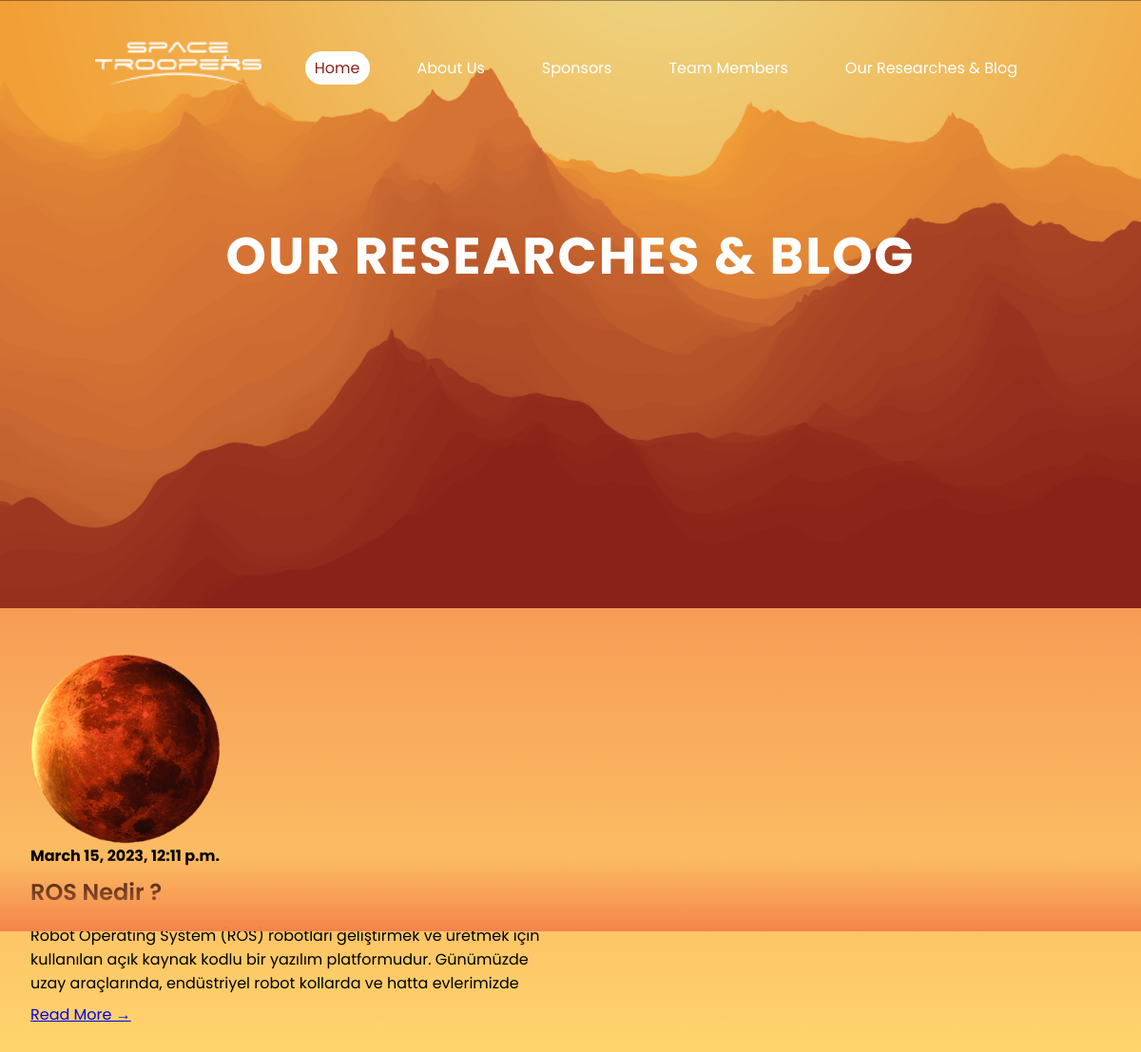
Before: /post with the older database file.
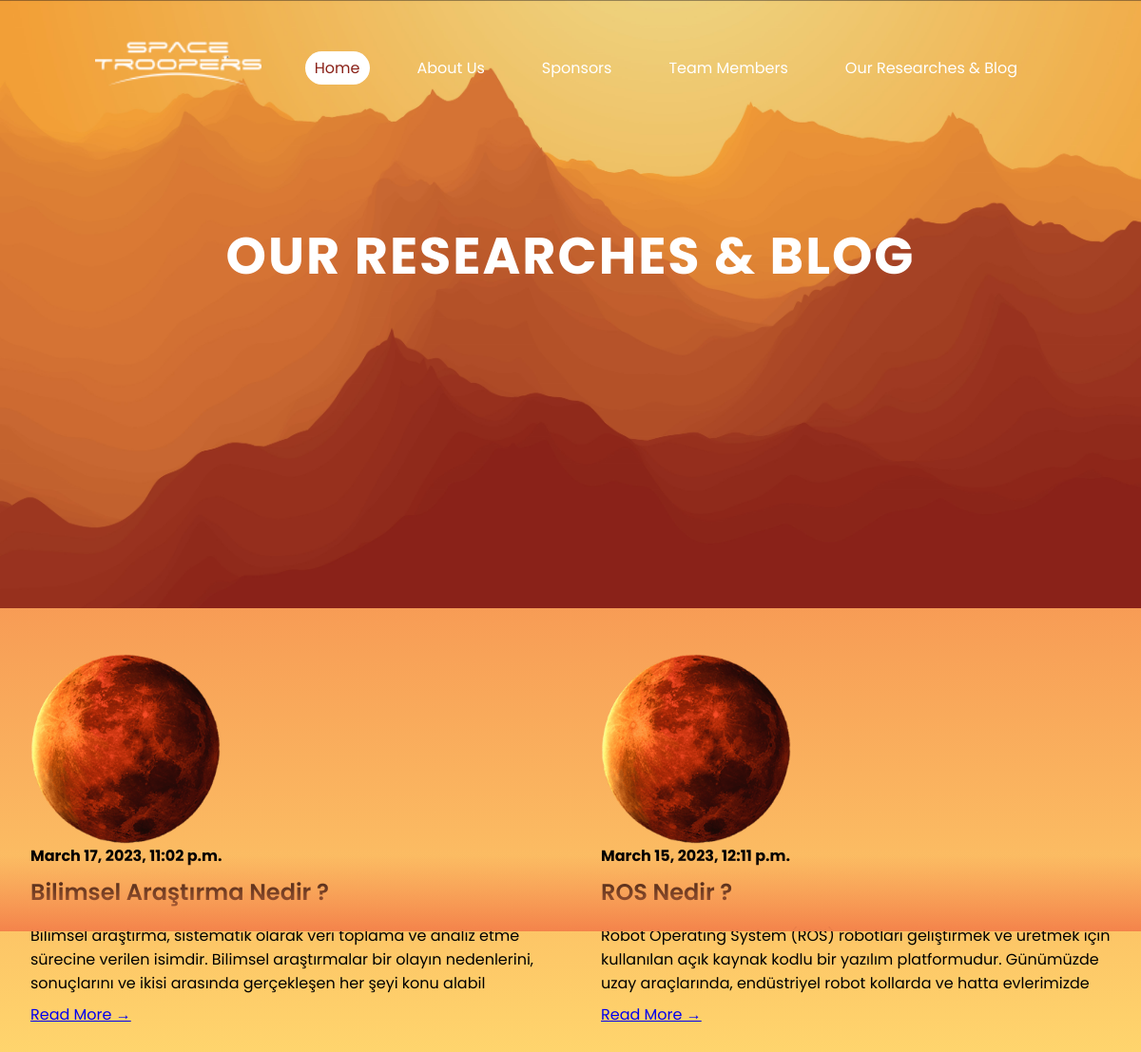
After: the same page with the newer database file.
### blog/models.py (models this page shows, shortened)
class Post(models.Model):
    title = models.CharField(max_length=200, unique=True)
    author = models.ForeignKey(TeamMember, on_delete= models.CASCADE,related_name='blog_posts',db_constraint=False)
    updated_on = models.DateTimeField(auto_now= True)
    content = models.TextField()
    created_on = models.DateTimeField(auto_now_add=True)
    status = models.IntegerField(choices=STATUS, default=0)
    img = models.ImageField(upload_to='post_img/')
    class Meta:
        ordering = ['-created_on']

### blog/views.py (the view)
# urls.py: path('post', views.postList, name='post'),
def postList(request):
    data = {
        "post_list": Post.objects.filter(status=1).order_by('-created_on')
    }
    return render(request, "post.html", data)

### blog/templates/post.html (shortened to what this page needs)
{% load static %}
<!DOCTYPE html>
<html lang="en">
<head>
    <link rel="stylesheet" href="{% static 'css/blog.css' %}">
</head>
<body>
    {% include  'header.html' %}
       <main>
            <div class="sitebackground">
                <h3 class="sitetitle">Our researches & blog</h3>
            </div>
        </main>
    <div class="bloglist">
        {% for post in post_list %}
        <div class="blogpostcard">
            <img src="{% static 'images/mars-18087.png' %}" class="postimage" width="200px">
            <strong class="post-date">{{post.created_on}}</strong>
            <h3 class="posttitle">{{post.title}}</h3>
            <p class="postinfo">{{post.content|slice:":200"}}</p>
            <a href="/posts/{{post.id}}" class="btn btn-primary">Read More &rarr;</a>
        </div>
        {% endfor %}
</body>
</html>

### blog/templates/header.html
{% load static %}
<header>
    <a href="/" class="logo">
        <img src="{% static 'images/logobeyaz.png' %}" height="70px" alt="">
    </a>
         <ul>
             <li> <a href="/" class="active">Home</a></li>
             <li> <a href="/about-us">About Us</a></li>
             <li> <a href="#">Sponsors</a></li>
             <li> <a href="/team-members">Team Members</a></li>
             <li> <a href="/post">Our Researches & Blog</a></li>
         </ul>
 </header>

### blog/static/css/blog.css (style rules this page uses)
* { margin: 0; padding: 0; font-family: 'Poppins', sans-serif; box-sizing: border-box; }
body { min-height: 100vh; background: linear-gradient(#ED4F35,#FFD76E); }
header { position: fixed; top: 0; left: 0; width: 100%; padding: 30px 100px; display: flex; justify-content: space-between; align-items: center; z-index: 10000; }
header .logo { font-weight: 700; color: #fff; text-decoration: none; font-size: 2em; text-transform: uppercase; letter-spacing: 2px; }
header ul { display: flex; justify-content: center; align-items: center; }
header ul li { list-style:none; margin: 20px; }
header ul li a { text-decoration: none; padding: 6px 10px; color: #fff; border-radius: 20px; }
header ul li a:hover, header ul li a.active { background: #fff; color: #8A2219; }
.bloglist { display: flex; flex-direction: row; flex-wrap: wrap; }
.bloglist .blogpostcard { display: flex; flex: 0 0 50%; flex-direction: column; padding: 0 2rem; margin: 3rem 0; }
main .sitebackground { background: url(../images/vector_003_image.jpg); background-size: cover; height: 80vh; display: flex; justify-content: center; color: #fff; text-transform: uppercase; letter-spacing: 2px; }
main .sitebackground::before { content:''; position:absolute; bottom: 0; width: 100%; height: 80px; background: linear-gradient(to top, #F4834B, transparent ); z-index: 100; transform: translateY(-148px); }
main .sitebackground .sitetitle { padding-top: 14rem; text-align: center; margin: .3rem; font-size: 4.5vw; }
.bloglist .blogpostcard .posttitle { font-weight: 600; font-size: 24px; margin: 0.5rem 0; }
.bloglist .blogpostcard .postinfo { font-weight: 400; margin: 0.5rem 0; }

Changed rows visible on the page:
added Post: content "Bilimsel araştırma, sistematik olarak veri toplama ve analiz etme sürecine verilen isimdir. Bilimsel araştırmalar bir olayın nedenlerini, sonuçlarını ve ikisi arasında gerçekleşen her şeyi konu alabil"
